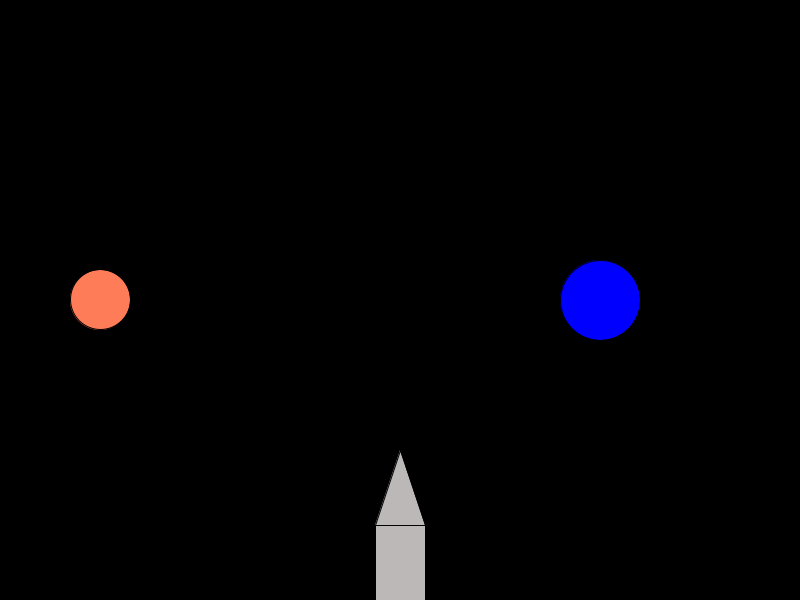
Frame 1 (no input)
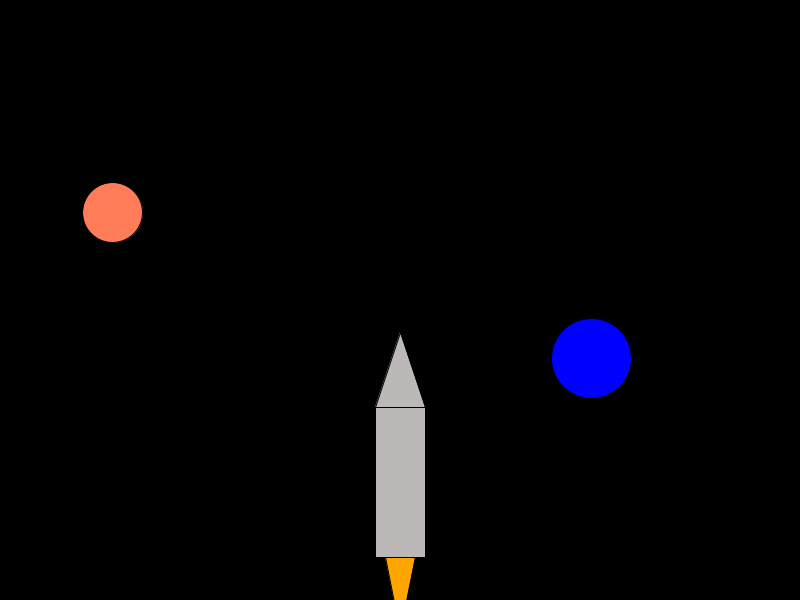
Frame 60 (the mouse pressed at the canvas centre just before this capture)
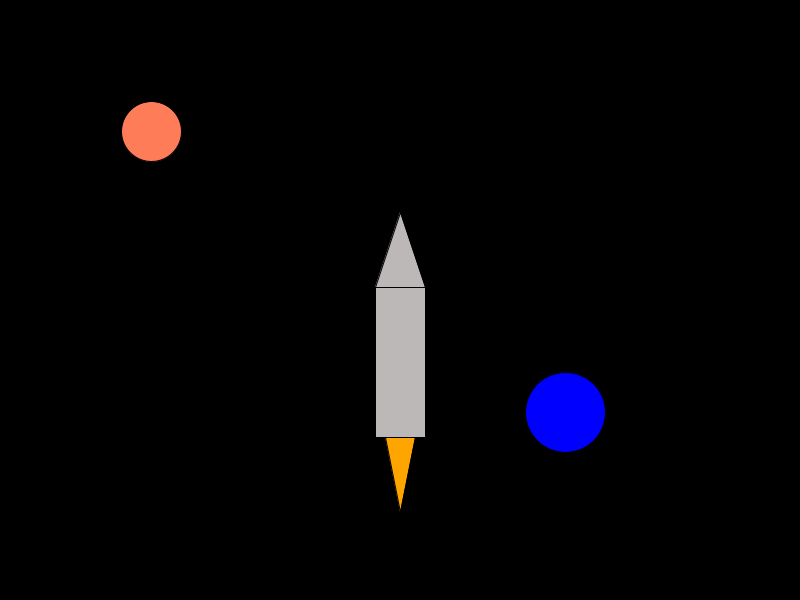
Frame 120 (the mouse held since frame 60 and released just before this capture)

The Processing sketch that drew these frames (run headless with seeded random() and noise(); from frame 60 on, the mouse is pressed at the canvas centre):

// Processing sketch: animasi_uas
// ── animasi_uas.pde
float rocketY;      // Koordinat vertikal roket
float rocketSpeed;  // Kecepatan naik roket
float angle;        // Sudut untuk perputaran planet

void setup() {
  size(800, 600);   // Ukuran jendela
  rocketY = height; // Memulai roket dari bagian bawah layar
  rocketSpeed = 2;  // Kecepatan naik roket
  angle = 0;        // Sudut awal planet
}

void draw() {
  background(0); // Warna latar belakang hitam
  
  // Menggambar roket
  drawRocket();
  
  // Menggambar dan mengatur planet-planet
  drawPlanets();
  
  // Mengatur pergerakan roket ke atas
  rocketY -= rocketSpeed;
  if (rocketY < 100) {
    rocketY = height; // Memulai kembali roket dari bagian bawah setelah mencapai atas
  }
  
  // Memperbarui sudut untuk perputaran planet
  angle += 0.005;
}

void drawRocket() {
  // Menggambar badan roket
  fill(#BCB8B8); // Warna merah
  rectMode(CENTER);
  rect(width/2, rocketY, 50, 150);
  
  // Menggambar kepala roket
  triangle(width/2 - 25, rocketY - 75, width/2, rocketY - 150, width/2 + 25, rocketY - 75);
  
  // Menggambar api roket
  fill(255, 165, 0); // Warna jingga
  triangle(width/2 - 15, rocketY + 75, width/2, rocketY + 150, width/2 + 15, rocketY + 75);
}

void drawPlanets() {
  // Planet 1 (biru)
  float planet1X = width/2 + cos(angle) * 200;
  float planet1Y = height/2 + sin(angle) * 200;
  fill(0, 0, 255); // Warna biru
  ellipse(planet1X, planet1Y, 80, 80);
  
  // Planet 2 (hijau)
  float planet2X = width/2 + cos(angle + PI) * 300;
  float planet2Y = height/2 + sin(angle + PI) * 300;
  fill(#FF7C58); // Warna hijau
  ellipse(planet2X, planet2Y, 60, 60);
}
